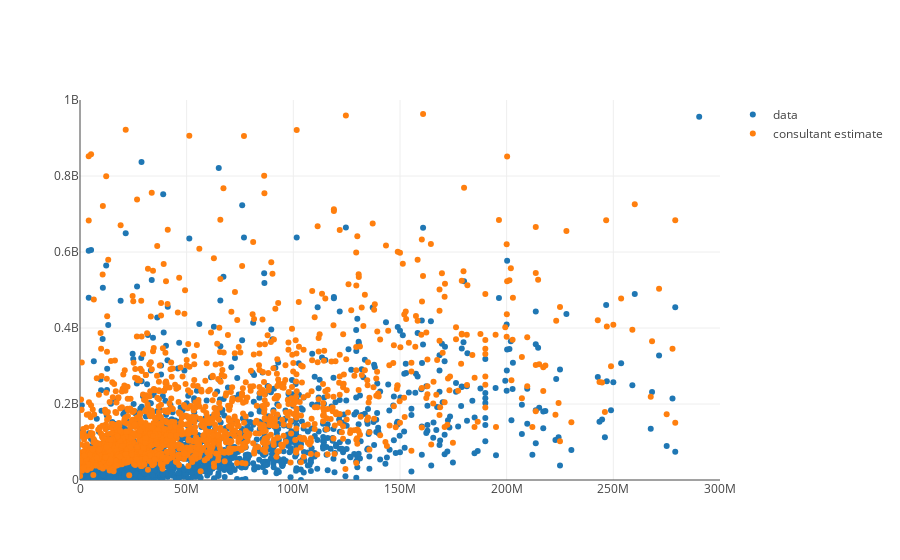

The notebook cell this image was saved under:
### Markdown cell above
Let's plot these estimated budgets side by side of the actual revenues and budgets.

### Code cell
from plotly.offline import iplot, init_notebook_mode
init_notebook_mode(connected=True)

from graph import trace_values, m_b_trace, plot

budgets = list(map(lambda movie: movie['budget_2013$'], movies))
domestic_revenues = list(map(lambda movie: movie['domgross_2013$'], movies))
titles = list(map(lambda movie: movie['title'], movies))

consultant_estimated_revenues = list(map(lambda movie: revenue_with_year(movie['domgross_2013$'], movie['year']),movies))
movies_trace = trace_values(budgets, consultant_estimated_revenues, mode='markers', name = 'consultant estimate')
plot([revenues_per_budgets, movies_trace], revenues_layout)

### Figure 1 — Plotly figure (JSON) as saved in the notebook; plotly's stock layout.template omitted (floating-point values rounded to 4 significant figures; data arrays with more than 128 entries replaced by an {"elided": "..."} marker saying what was removed)
{"data": [{"mode": "markers", "name": "data", "text": {"elided": "1794 str values"}, "x": {"elided": "1794 int values"}, "y": {"elided": "1794 int values"}}, {"mode": "markers", "name": "consultant estimate", "text": [], "x": {"elided": "1794 int values"}, "y": {"elided": "1794 float values"}}], "layout": {"xaxis": {"range": [0, 300000000]}, "yaxis": {"range": [0, 1000000000]}}}
